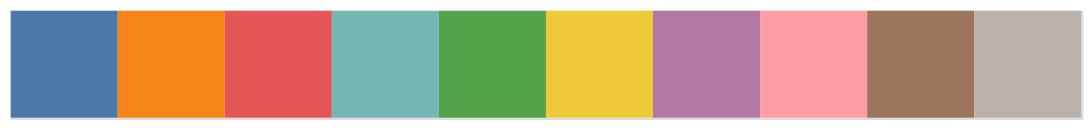

Notebook cell for this chart:
### Code cell
yerkes.

### Figure 1 — Vega-Lite specification as saved in the notebook (floating-point values rounded to 4 significant figures)
{"$schema": "https://vega.github.io/schema/vega-lite/v2.4.3.json", "config": {"view": {"height": 300, "width": 400}}, "data": {"values": [{"hex": "#000004"}, {"hex": "#1B0C41"}, {"hex": "#4C0C6B"}, {"hex": "#781C6D"}, {"hex": "#A52C60"}, {"hex": "#CF4446"}, {"hex": "#ED6925"}, {"hex": "#FB9906"}, {"hex": "#F7D13D"}, {"hex": "#FCFFA4"}]}, "encoding": {"color": {"field": "hex", "legend": null, "type": "nominal"}, "tooltip": [{"field": "hex", "type": "nominal"}], "x": {"axis": null, "field": "hex", "scale": {"padding": 0, "zero": false}, "type": "nominal"}}, "height": 50, "mark": "rect", "width": 500}
